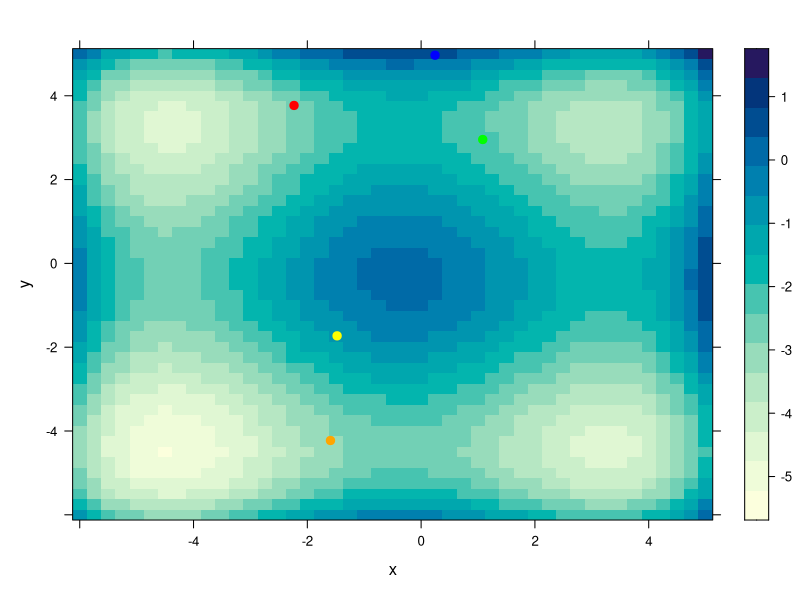
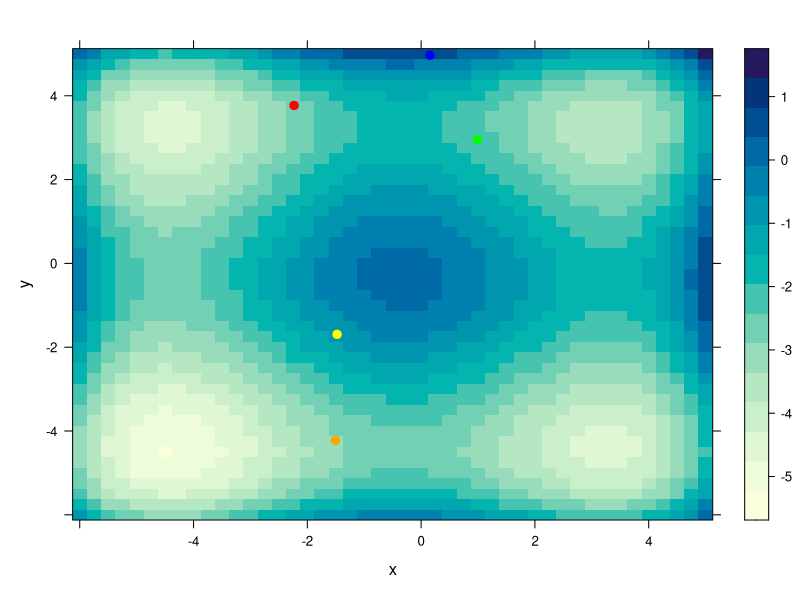
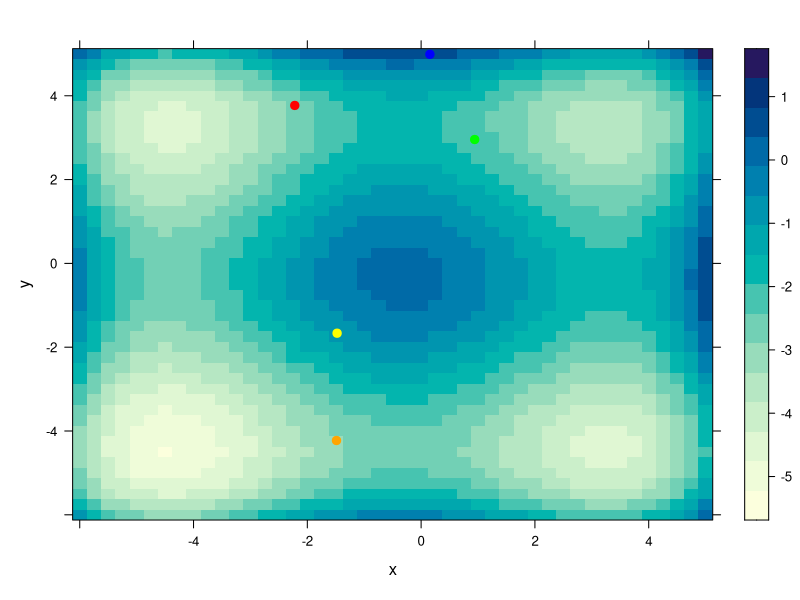
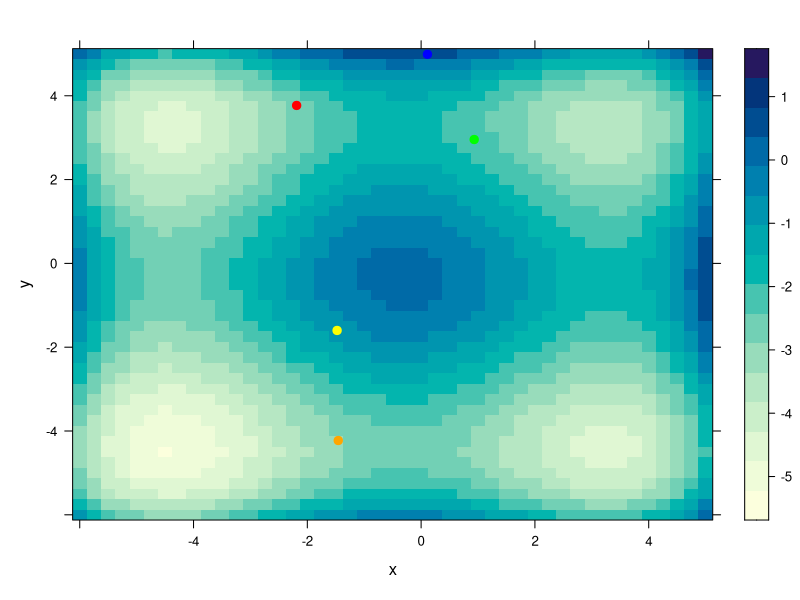
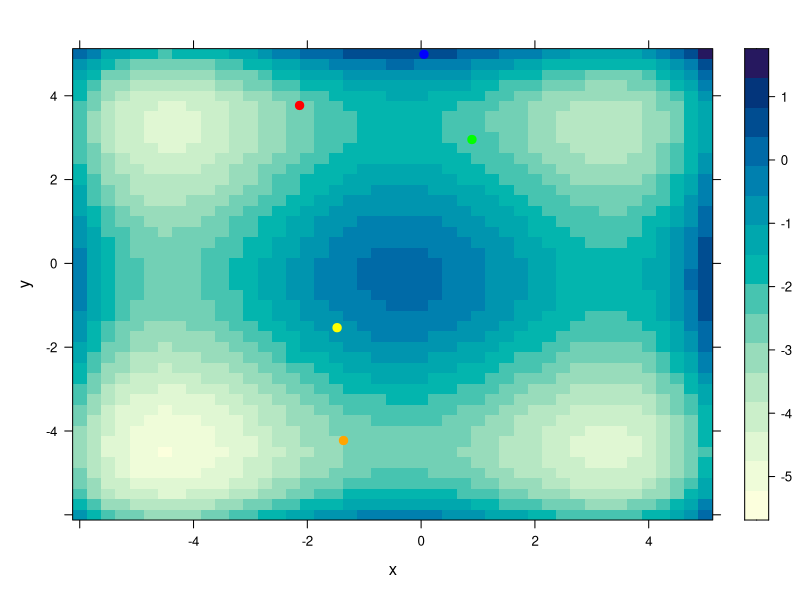
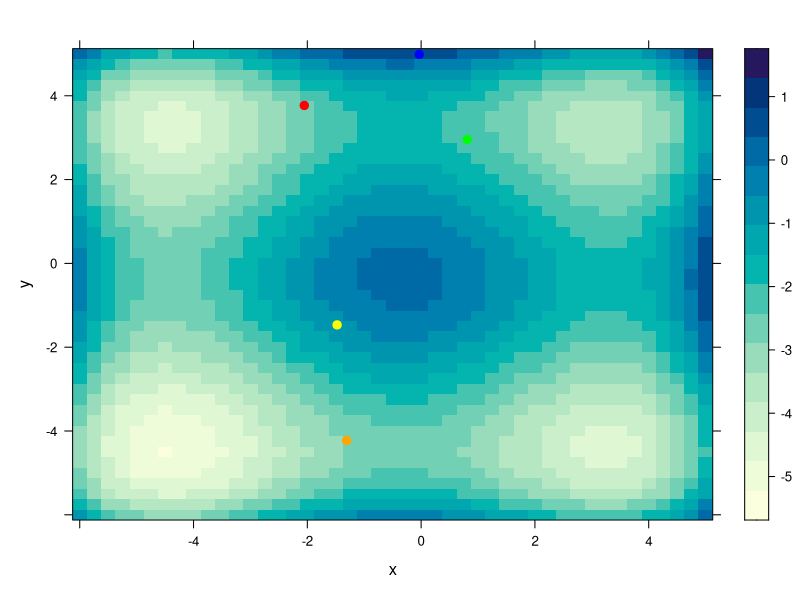
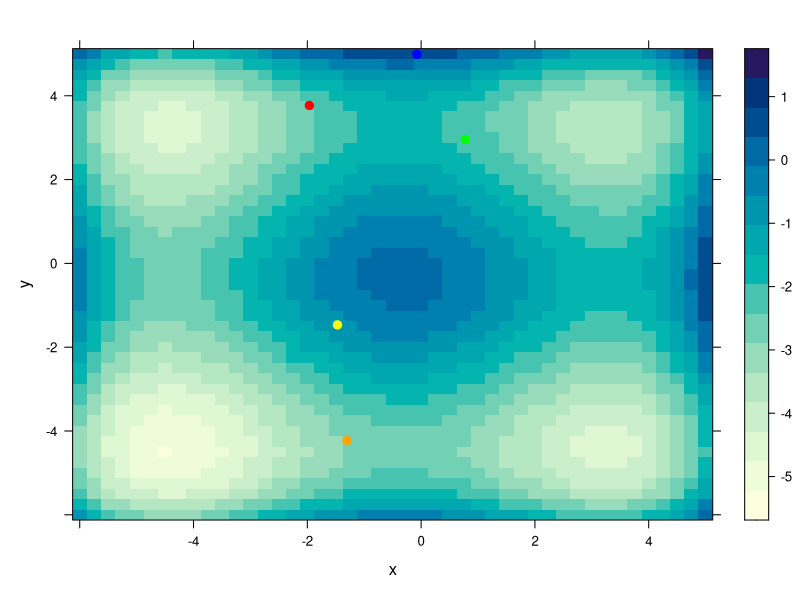
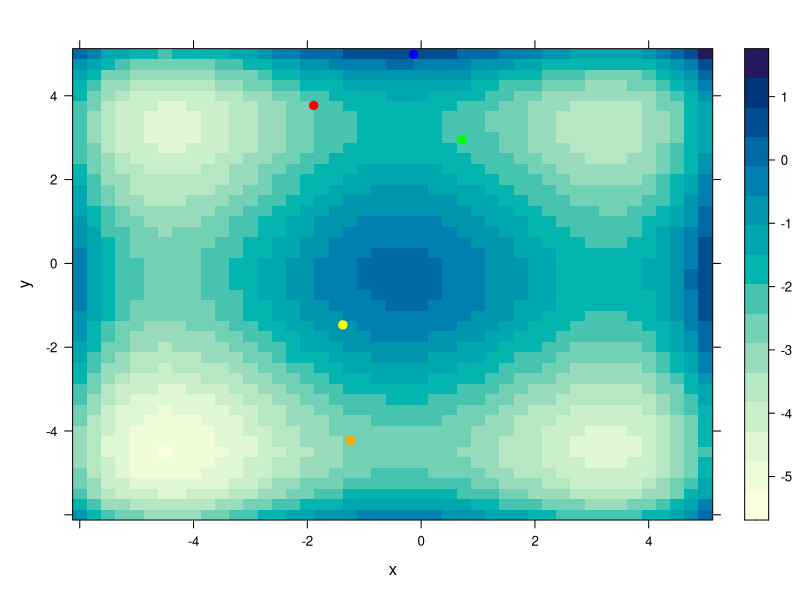

Recreate these plots in R, in order. (Note: this script raises an error after producing the figures.)
g <- function(x, y) {
  a<- (((x + 0.5)^4 - 30 * x^2 - 20 * x + (y + 0.5)^4 - 30 * y^2 - 20 * y)/100)
  return(a)
}

low <- -5
high <- 4
step <- 0.1
replicas <- 100

replica <- function(t){
  puntosxy<- c()
  curr <- c(runif(1, low, high), runif(1, low, high))
  best <- curr
  for (tiempo in 1:t) {
    delta <- runif(1, 0, step)
    x1 <- curr + c(-delta,0)
    x2 <- curr + c(delta,0)
    y1 <- curr + c(0,-delta)
    y2 <- curr + c(0,delta)
    puntos <- c(x1,x2,y1,y2)
    for(k in 1:8){
      if(puntos[k] < (-5)){
        puntos[k] <- puntos[k]+10 
      }
      if(puntos[k] > 5){
        puntos[k] <- puntos[k]-10
      }
    }
    vecx <- c()
    vecy <- c()
    for(p in 1:8){
      if(p %% 2 == 0){
        vecy <- c(vecy,puntos[p])
      }else{
        vecx <- c(vecx,puntos[p])
      }
    }
    valg <- c()
    for(q in 1:4){
      valg <- c(valg, g(vecx[q], vecy[q]) )
    }
    dm <- which.max(valg)
    curr <- c(vecx[dm], vecy[dm])
   puntosxy <- c(puntosxy, vecx[dm],vecy[dm])
  }
  return(puntosxy)
}

resultado <- c()
for(q in 1:5){
resultado <- c(resultado, replica(100))
}

vx <- c()
vy <- c()
for(p in 1:1000){
  if(p %% 2 == 0){
    vy <- c(vy,resultado[p])
  }else{
    vx <- c(vx,resultado[p])
  }
}

vx1 <- c(vx[1:100])
vx2 <- c(vx[101:200])
vx3 <- c(vx[201:300])
vx4 <- c(vx[301:400])
vx5 <- c(vx[401:500])

vy1 <- c(vy[1:100])
vy2 <- c(vy[101:200])
vy3 <- c(vy[201:300])
vy4 <- c(vy[301:400])
vy5 <- c(vy[401:500])


for(j in 1:100){
x <- seq(-6, 5, 0.25)
y <-  x
z <- outer(x, y, g)
#z <- outer(vecx,vecy,g)
dimnames(z) <- list(x, y)
library(reshape2) # recuerda instalar paquetes antes de intentar su uso
d <- melt(z)
names(d) <- c("x", "y", "z")
library(lattice) # lo mismo aplica con este paquete
if(j < 10){
nombre <-  paste0("r100", j, ".png", sep="")
}else if(j>= 10 & j < 100){ 
  nombre <-  paste0("r10", j, ".png", sep="") }else{
    nombre <-  paste0("r1", j, ".png", sep="")
  }
png(nombre, width=500, height=500)
plot(levelplot(z ~ x * y, data = d))
trellis.focus("panel", 1, 1, highlight=FALSE)
lpoints(vx1[j], vy1[j], pch=19, col="blue", cex=1)
trellis.unfocus()
trellis.focus("panel"[1], 1, 1, highlight=FALSE)
lpoints(vx2[j], vy2[j], pch=19, col="red", cex=1)
trellis.unfocus()
trellis.focus("panel"[1], 1, 1, highlight=FALSE)
lpoints(vx3[j], vy3[j], pch=19, col="green", cex=1)
trellis.unfocus()
trellis.focus("panel"[1], 1, 1, highlight=FALSE)
lpoints(vx4[j], vy4[j], pch=19, col="orange", cex=1)
trellis.unfocus()
trellis.focus("panel"[1], 1, 1, highlight=FALSE)
lpoints(vx5[j], vy5[j], pch=19, col="yellow", cex=1)
trellis.unfocus()
graphics.off() 
}